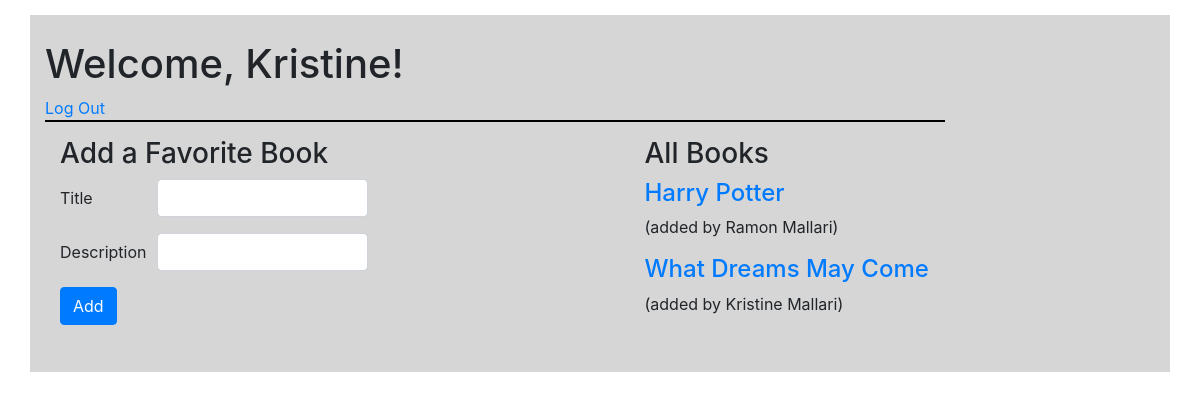
Page /success (signed in) on the committed database.
### user/models.py (models this page shows)
class Users(models.Model):
    first_name = models.CharField(max_length=255)
    last_name = models.CharField(max_length=255)
    email = models.CharField(max_length=255)
    password = models.CharField(max_length=255)
    created_at = models.DateTimeField(auto_now_add=True)
    updated_at = models.DateTimeField(auto_now=True)
    objects = UsersManager()

class Books(models.Model):
    title = models.CharField(max_length=255)
    description = models.CharField(max_length=255)
    uploaded_by = models.ForeignKey(Users, related_name="books_uploaded", on_delete=models.CASCADE)
    users_who_like = models.ManyToManyField(Users, related_name="liked_books")
    created_at = models.DateTimeField(auto_now_add=True)
    updated_at = models.DateTimeField(auto_now=True)
    objects = BooksManager()

### user/views.py (the view)
# urls.py: path('success', views.all_books),
def all_books(request):
    if "userid" not in request.session:
        return redirect('/')
    else:
        context = {
            'user':Users.objects.get(id=request.session['userid']),
            'all_books': Books.objects.all()
        }
        return render(request, "success.html", context)

### user/templates/success.html (shortened to what this page needs)
<!DOCTYPE html>
<html lang="en">
<head>
    {% load static %}
    <link rel="stylesheet" href="{% static 'css/style.css' %}">
    <link rel="stylesheet" href="https://stackpath.bootstrapcdn.com/bootstrap/4.5.2/css/bootstrap.min.css">
</head>
<body>
    <div class = "container">
        <div class = "banner">
            <h1>Welcome, {{user.first_name}}! </h1>
            <a href=/logout>Log Out</a>
        </div>
        <div class = "add_book">
            <h3>Add a Favorite Book</h3>
            <form action="/add_book" method="POST">
                <div class="row mb-3">
                    <label for="title" class="col-sm-2 col-form-label">Title</label>
                    <div class="col-sm-5">
                        <input type="text" class="form-control" id="title" name="title">
                    </div>
                </div>
                <div class="row mb-3">
                    <label for="description" class="col-sm-2 col-form-label">Description</label>
                    <div class="col-sm-5">
                        <input type="text" class="form-control" id="description" name="description">
                    </div>
                </div>
                <button type="submit" class="btn btn-primary">Add</button>
            </form>
        </div>
        <div class = "all_books">
            <h3>All Books</h3>
            {% for book in all_books %}
            <h4><a href="/books/{{book.id}}">{{book.title}}</a></h4>
            <p>(added by {{book.uploaded_by.first_name}} {{book.uploaded_by.last_name}})</p>
            {% endfor %}
        </div>
    </div>
</body>
</html>

### user/static/css/style.css (style rules this page uses)
.container { margin:15px; width:1000px; background-color: rgb(214, 214, 214); padding: 25px; }
.banner { width:900px; display:inline-block; border-bottom: 2px solid black; }
.add_book { margin:15px; display: inline-block; width: 550px; position:top; }
.all_books { width:450px; display: inline-block; margin:15px; }

### rows in the picture
Users: first_name "Kristine"
Books: title "Harry Potter", uploaded_by.first_name "Ramon", uploaded_by.last_name "Mallari"
Books: title "What Dreams May Come", uploaded_by.first_name "Kristine", uploaded_by.last_name "Mallari"
